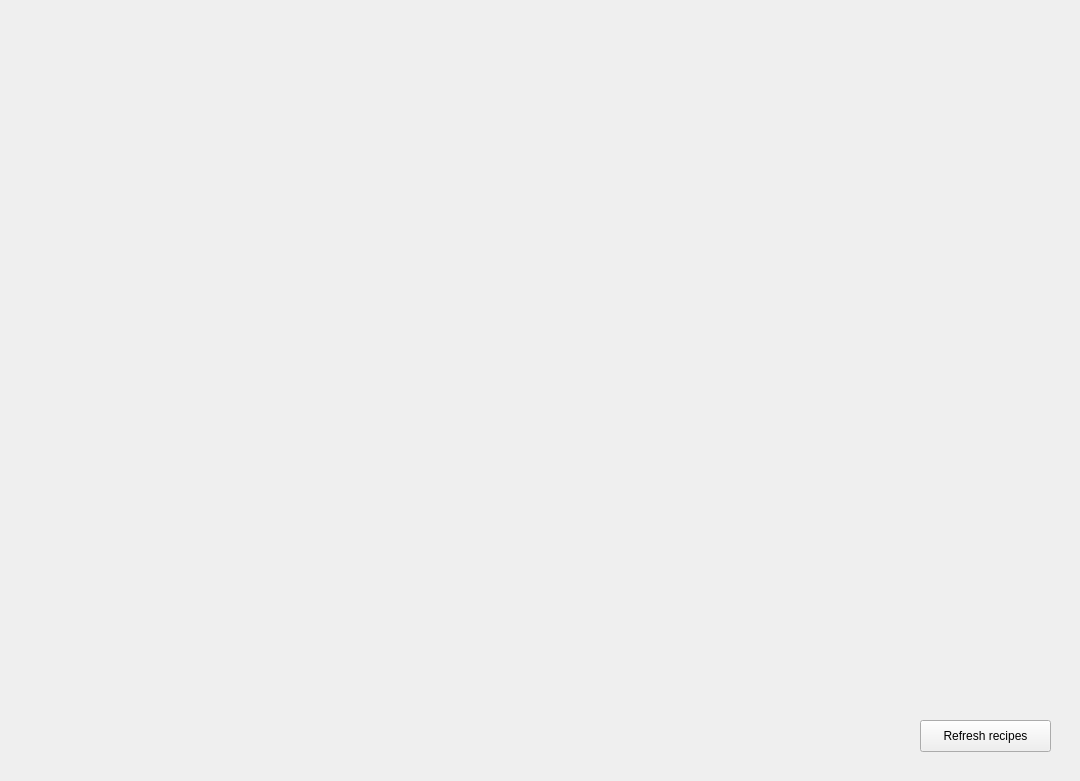
<?xml version="1.0" encoding="UTF-8"?>
<ui version="4.0">
 <class>MainWindow</class>
 <widget class="QMainWindow" name="MainWindow">
  <property name="geometry">
   <rect>
    <x>0</x>
    <y>0</y>
    <width>1080</width>
    <height>781</height>
   </rect>
  </property>
  <property name="windowTitle">
   <string>Cooking App</string>
  </property>
  <widget class="QWidget" name="centralwidget">
   <widget class="QPushButton" name="refreshButton">
    <property name="geometry">
     <rect>
      <x>920</x>
      <y>720</y>
      <width>131</width>
      <height>32</height>
     </rect>
    </property>
    <property name="autoFillBackground">
     <bool>false</bool>
    </property>
    <property name="text">
     <string>Refresh recipes</string>
    </property>
   </widget>
  </widget>
  <action name="actionSearch">
   <property name="text">
    <string>Search</string>
   </property>
  </action>
  <action name="actionExplore">
   <property name="text">
    <string>Explore</string>
   </property>
  </action>
  <action name="actionFavourite">
   <property name="text">
    <string>Favourite</string>
   </property>
  </action>
 </widget>
 <resources>
  <include location="../resources.qrc"/>
 </resources>
 <connections/>
</ui>
